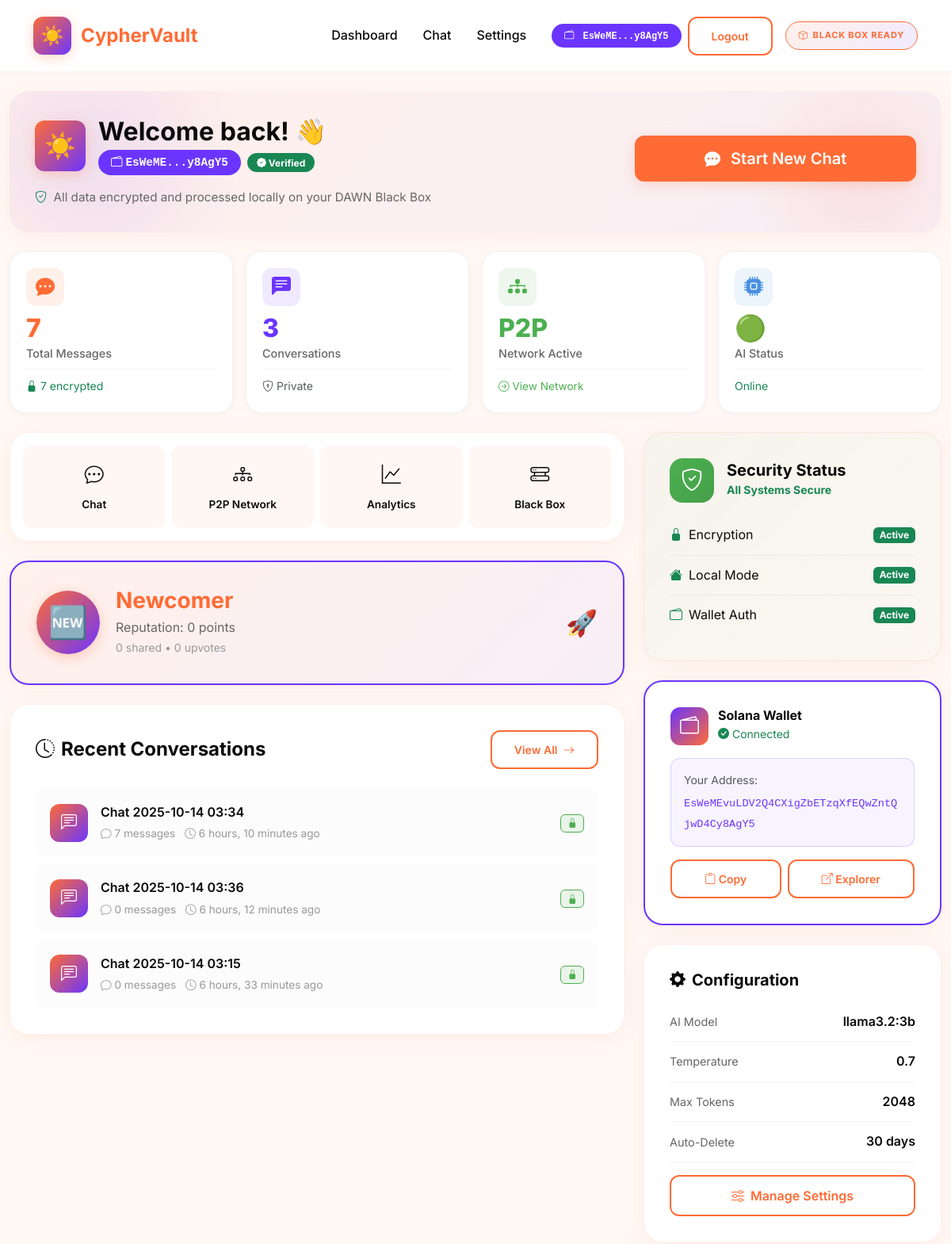
/dashboard/ (signed in, upper part), run on an earlier commit of the app's database.
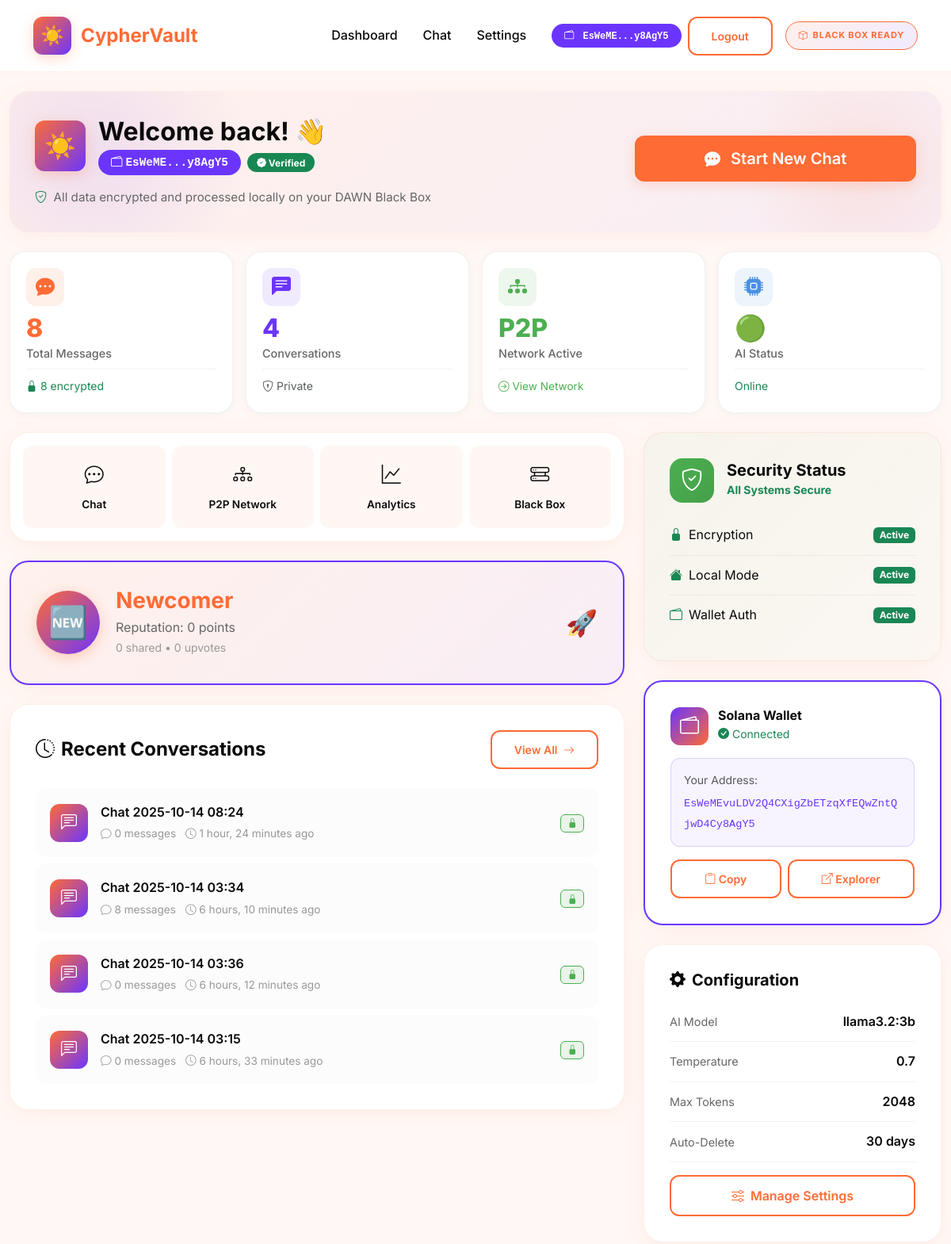
And on a later commit of the database.
### core/models.py (models this page shows, shortened)
class AchievementBadge(models.Model):
    BADGE_TYPES = [
        ('first_share', 'First Share'),
        ('knowledge_master', 'Knowledge Master'),
        ('helpful_peer', 'Helpful Peer'),
        ('early_adopter', 'Early Adopter'),
        ('blockchain_verified', 'Blockchain Verified'),
        ('privacy_advocate', 'Privacy Advocate'),
        ('zkp_user', 'ZKP User'),
    ]
    user = models.ForeignKey(User, on_delete=models.CASCADE, related_name='badges')
    badge_type = models.CharField(max_length=50, choices=BADGE_TYPES)
    title = models.CharField(max_length=100)
    description = models.TextField()
    icon = models.CharField(max_length=10, default='🏆')  # Emoji icon
    nft_metadata = models.JSONField(default=dict)
    blockchain_tx = models.CharField(max_length=100, blank=True, null=True)
    minted_on_chain = models.BooleanField(default=False)
    earned_at = models.DateTimeField(auto_now_add=True)
    class Meta:
        unique_together = ['user', 'badge_type']
        ordering = ['-earned_at']

class Conversation(models.Model):
    user = models.ForeignKey(User, on_delete=models.CASCADE)
    title = models.CharField(max_length=200, default="New Conversation")
    created_at = models.DateTimeField(auto_now_add=True)
    updated_at = models.DateTimeField(auto_now=True)
    is_active = models.BooleanField(default=True)
    is_encrypted = models.BooleanField(default=True)
    class Meta:
        ordering = ['-updated_at']
    def get_message_count(self):
        return self.messages.count()

### core/views.py (the view, shortened to what this page needs)
# urls.py: path('dashboard/', views.dashboard, name='dashboard'),
@login_required
def dashboard(request):
    user_conversations = Conversation.objects.filter(user=request.user, is_active=True)[:5]
    user_documents = Document.objects.filter(user=request.user)[:5]
    profile, created = UserProfile.objects.get_or_create(user=request.user)
    from .models import ReputationScore, AchievementBadge
    reputation, rep_created = ReputationScore.objects.get_or_create(
        user=request.user,
        defaults={
            'total_score': 0,
            'rank': 'Newcomer'
        }
    )
    user_badges = AchievementBadge.objects.filter(user=request.user)[:4]
    context = {
        'conversations': user_conversations,
        'documents': user_documents,
        'profile': profile,
        'reputation': reputation,
        'user_badges': user_badges,
        'total_messages': Message.objects.filter(conversation__user=request.user).count(),
        'encrypted_messages': Message.objects.filter(
            conversation__user=request.user,
            is_encrypted=True
        ).count(),
        'llm_status': 'Online' if llm_handler.available else 'Offline (Mock Mode)',
    }
    return render(request, 'dashboard.html', context)

### templates/dashboard.html (shortened to what the changed rows need)
{% extends 'base.html' %}
{% load static %}
{% block content %}
<div class="container-fluid py-4" style="background: var(--dawn-cream);">
    <div class="row mb-4">
        <div class="col-12">
            <div class="dawn-card"
                style="background: linear-gradient(135deg, rgba(255,107,53,0.05), rgba(107,53,255,0.05)); border: none; overflow: hidden; position: relative;">
                <div class="row align-items-center position-relative" style="z-index: 1;">
                    <div class="col-md-8">
                        <div class="d-flex align-items-center mb-3">
                            <div>
                                <h1 class="mb-1 fw-bold" style="color: var(--dawn-dark); font-size: 2rem;">
                                    Welcome back! 👋
                                </h1>
                            </div>
                        </div>
                    </div>
                </div>
            </div>
        </div>
    </div>
    <div class="row g-3 mb-4">
        <div class="col-6 col-lg-3">
            <div class="stat-card">
                <div class="stat-icon" style="background: rgba(255,107,53,0.1); color: var(--dawn-orange);">
                    <i class="bi bi-chat-dots-fill"></i>
                </div>
                <div class="stat-value glow-text">{{ total_messages }}</div>
                <div class="stat-label">Total Messages</div>
                <div class="stat-footer">
                    <small class="text-success">
                        <i class="bi bi-lock-fill"></i> {{ encrypted_messages }} encrypted
                    </small>
                </div>
            </div>
        </div>
        <div class="col-6 col-lg-3">
            <div class="stat-card">
                <div class="stat-icon" style="background: rgba(107,53,255,0.1); color: var(--dawn-purple);">
                    <i class="bi bi-chat-left-text-fill"></i>
                </div>
                <div class="stat-value" style="color: var(--dawn-purple);">{{ conversations.count }}</div>
                <div class="stat-label">Conversations</div>
                <div class="stat-footer">
                    <small class="text-muted">
                    </small>
                </div>
            </div>
        </div>
    </div>
    <div class="row g-4">
        <div class="col-lg-8">
            <div class="col-12 mb-4">
                <div class="dawn-card mb-4"
                    style="background: linear-gradient(135deg, rgba(255,107,53,0.05), rgba(107,53,255,0.05)); border: 2px solid var(--dawn-purple);">
                    <div class="row align-items-center">
                        <div class="col-md-6">
                            <div class="d-flex gap-2 justify-content-end flex-wrap">
                                {% for badge in user_badges %}
                                <div class="badge-item" title="{{ badge.description }}" style="font-size: 32px;">
                                    {{ badge.icon }}
                                </div>
                                {% empty %}
                                <small class="text-muted">No badges yet - share knowledge to earn them!</small>
                                {% endfor %}
                            </div>
                        </div>
                    </div>
                </div>
            </div>
            <div class="dawn-card">
                {% if conversations %}
                <div class="conversation-list">
                    {% for conv in conversations %}
                    <a href="{% url 'chat_with_id' conv.id %}" class="conversation-item">
                        <div class="conversation-icon">
                            <i class="bi bi-chat-left-text"></i>
                        </div>
                        <div class="conversation-content">
                            <div class="conversation-title">{{ conv.title|truncatechars:50 }}</div>
                            <div class="conversation-meta">
                                <span><i class="bi bi-chat"></i> {{ conv.get_message_count }} messages</span>
                                <span><i class="bi bi-clock"></i> {{ conv.updated_at|timesince }} ago</span>
                            </div>
                        </div>
                        <div class="conversation-badge">
                            <span class="badge"
                                style="background: rgba(76,175,80,0.1); color: #4CAF50; border: 1px solid #4CAF50;">
                                <i class="bi bi-lock-fill"></i>
                            </span>
                        </div>
                    </a>
                    {% endfor %}
                </div>
                {% endif %}
            </div>
        </div>
    </div>
</div>
{% endblock %}

What changed in the data, as far as the page shows it:
added Conversation: title "Chat 2025-10-14 08:24", get_message_count "0", updated_at "1 hour, 24 minutes"
computed for Conversation "Chat 2025-10-14 03:34": get_message_count "7" → "8"
Also different on the page:
{{ total_messages }}: "7" → "8"
{{ encrypted_messages }}: "7" → "8"
{{ conversations.count }}: "3" → "4"
